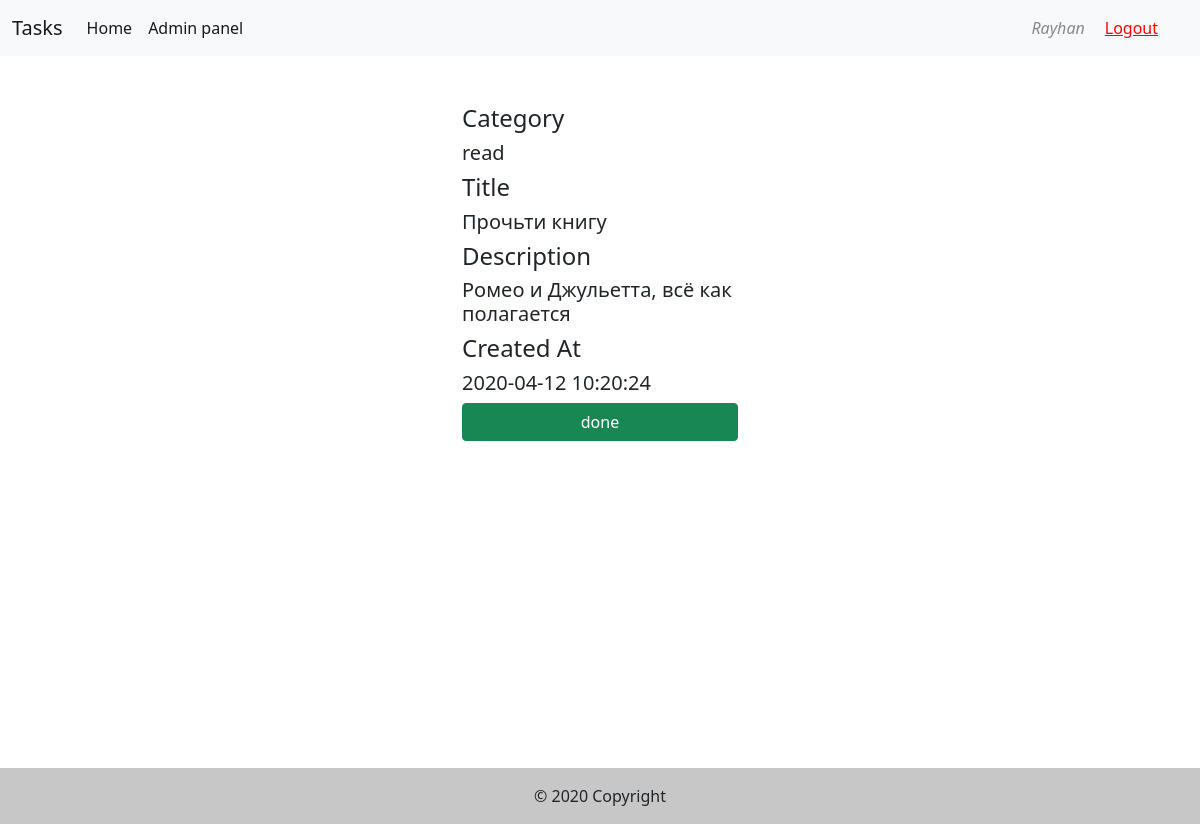
/tasks/12 (signed in), run on the app's committed database.
### tables this page shows
CREATE TABLE `tasks` (
  `id` int(11) NOT NULL COMMENT 'task_id',
  `category` varchar(255) DEFAULT NULL,
  `title` varchar(255) DEFAULT NULL,
  `description` varchar(255) DEFAULT NULL,
  `done` BOOLEAN DEFAULT 0,
  `created_at` timestamp NOT NULL DEFAULT current_timestamp(),
  `updated_at` timestamp NOT NULL DEFAULT current_timestamp()
);

### inc/TaskService.php (called while the page is built, shortened)
<?php
include_once 'functions.php';
function getTaskById($id)
{
    global $db;
    $query = "SELECT * FROM tasks WHERE id=" . $id;
    $result = mysqli_query($db, $query);
    $task = mysqli_fetch_assoc($result);
    return $task;
}

### views/tasks.php (the view, shortened to what this page needs)
<?php
if (isset($_SESSION['user']) && $_SESSION['user']['is_active']) {
    $taskId = str_replace('?done', '', str_replace('/tasks/', '', $request));
    $task = getTaskById($taskId); ?>
<div class="container w-25">
    <div class="d-flex flex-column justify-content-center">
        <p class="h4">Category</p>
        <p class="h5"><?php echo $task['category']?>
        </p>
        <p class="h4">Title</p>
        <p class="h5"><?php echo $task['title']?>
        </p>
        <p class="h4">Description</p>
        <p class="h5"><?php echo $task['description']?>
        </p>
        <p class="h4">Created At</p>
        <p class="h5"><?php echo $task['created_at']?>
        </p>
        <?php
                    if (!$task['done']) {
                        $html = '<a class="btn btn-success" role="button"  href="/tasks/'.$task['id'].'?'.'done'.'">'.'done'.'</a>';
                    } else {
                        $html = '<div class="btn btn-secondary disabled" role="button">'.'The task is done'.'</div>';
                    }
    echo $html; ?>
    </div>
</div>
<?php
}

### data on the page
tasks: category "read", title "Прочьти книгу", description "Ромео и Джульетта, всё как полагается", created_at "2020-04-12 10:20:24"

### other printed values
$_SESSION['user']['username'] "Rayhan"
